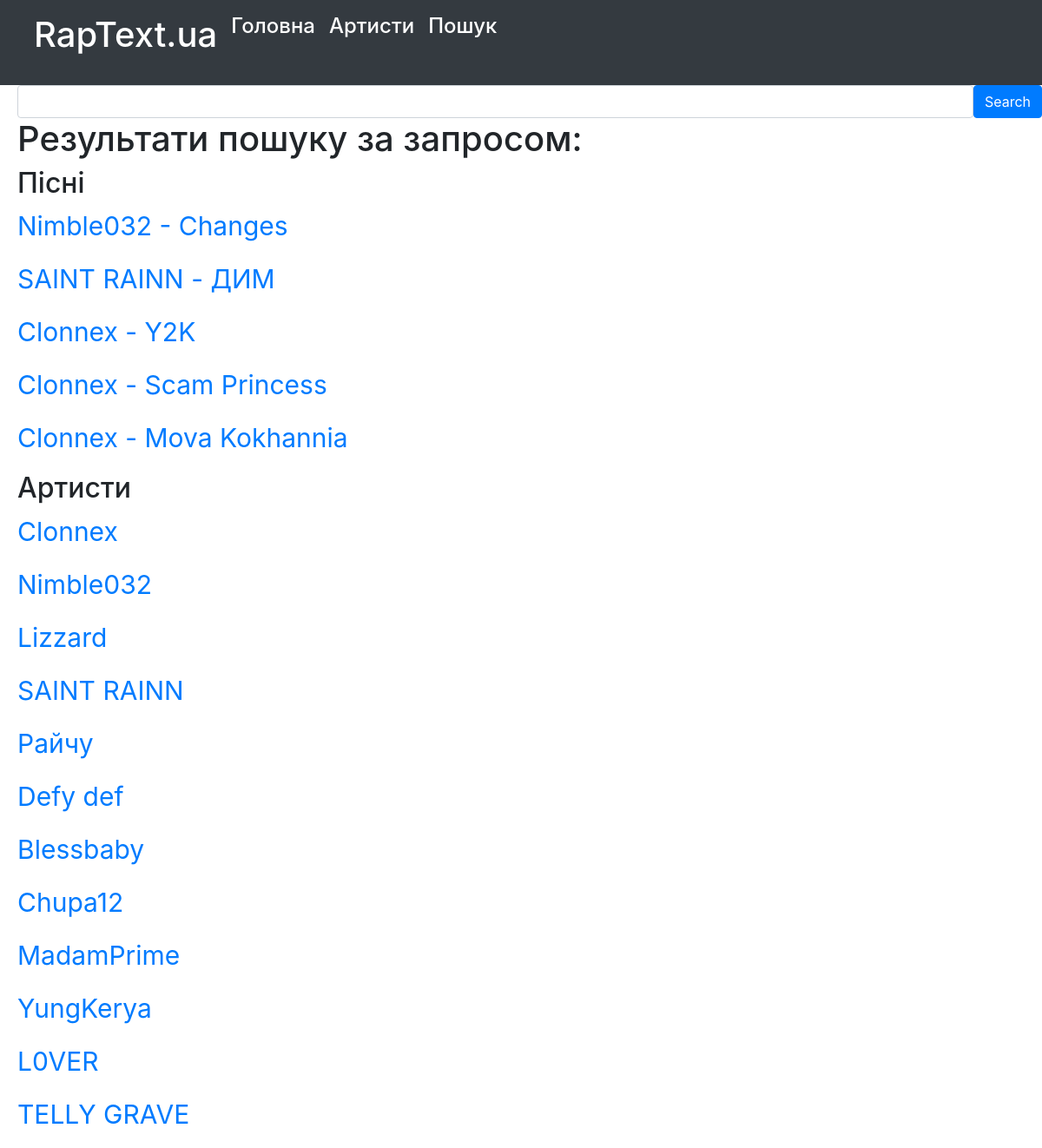
The app's page /search/ with its own data.
### artists/models.py (models this page shows, shortened)
class Song(models.Model):
    title = models.CharField(max_length=100)
    release_year = models.IntegerField(blank=True, null=True)
    artist = models.ForeignKey(Artist, on_delete=models.CASCADE)
    album = models.ForeignKey(Album, on_delete=models.SET_NULL, blank=True, null=True)

class Artist(models.Model):
    name = models.CharField(max_length=100)
    genre = models.CharField(max_length=50, blank=True, null=True)
    country = models.CharField(max_length=50, blank=True, null=True)
    def __str__(self):
        return self.name

### artists/views.py (the view)
# urls.py: path('search/', search, name='search'),
def search(request):
    query = request.GET.get('q', '').lower()
    artist_query, song_query = query, query
    if '-' in query:
        parts = query.split('-')
        if len(parts) == 2:
            artist_query, song_query = parts[0].strip(), parts[1].strip()
    artists = Artist.objects.filter(name__icontains=artist_query)
    songs = Song.objects.filter(title__icontains=song_query)
    return render(request, 'artists/search_results.html', {'query': query, 'songs': songs, 'artists': artists, 'title':query})

### artists/templates/artists/search_results.html
{% extends 'artists/base.html' %}
{% block content %}
<form class="d-flex" action="{% url 'search' %}" method="get">
        <input class="form-control me-2" type="text" placeholder="{{ title }}" name="q">
        <button class="btn btn-primary" type="submit">Search</button>
      </form>
<h1>Результати пошуку за запросом: {{ title }}</h1>
<h2>Пісні</h2>
 {% for song in songs %}
          <p><a href="{% url 'song_detail' song.id %}">{{song.artist}} - {{ song.title }}</a></p>
        {% endfor %}
<h2>Артисти</h2>
  {%for a in artists %}
    <p><a href="{% url 'artist_detail' a.id %}">{{ a.name }}</a></p>
  {%endfor%}
 </div></div></div>
{% endblock %}

### artists/static/artists/css/styles.css (style rules this page uses)
body { font-family: 'Raleway'; background-image: url('https://images.pexels.com/photos/7130497/pexels-photo-7130497.jpeg?auto=compress&cs=tinysrgb&w=1260&h=750&dpr=1'); background-size: cover; background-repeat: no-repeat; margin: 0; padding-left: 0px; }
h1 { color: white; }
a { color: rgb(0,0,0); !important; text-decoration: none; }
p { font-size: 30px; }

### records on screen
Song: artist "Nimble032", title "Changes"
Song: artist "SAINT RAINN", title "ДИМ"
Song: artist "Clonnex", title "Y2K"
Song: artist "Clonnex", title "Scam Princess"
Song: artist "Clonnex", title "Mova Kokhannia"
Artist: name "Clonnex"
Artist: name "Nimble032"
Artist: name "Lizzard"
Artist: name "SAINT RAINN"
Artist: name "Райчу"
Artist: name "Defy def"
Artist: name "Blessbaby"
Artist: name "Chupa12"
Artist: name "MadamPrime"
Artist: name "YungKerya"
Artist: name "L0VER"
Artist: name "TELLY GRAVE"
